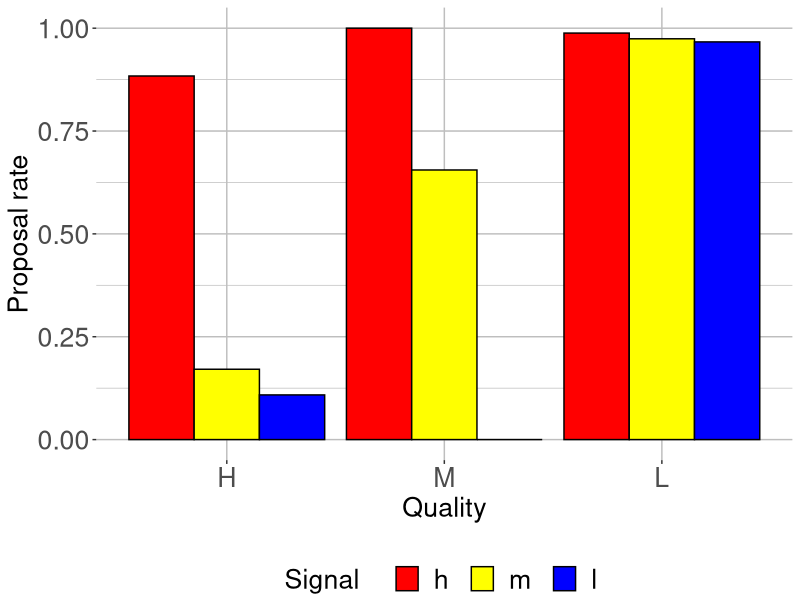
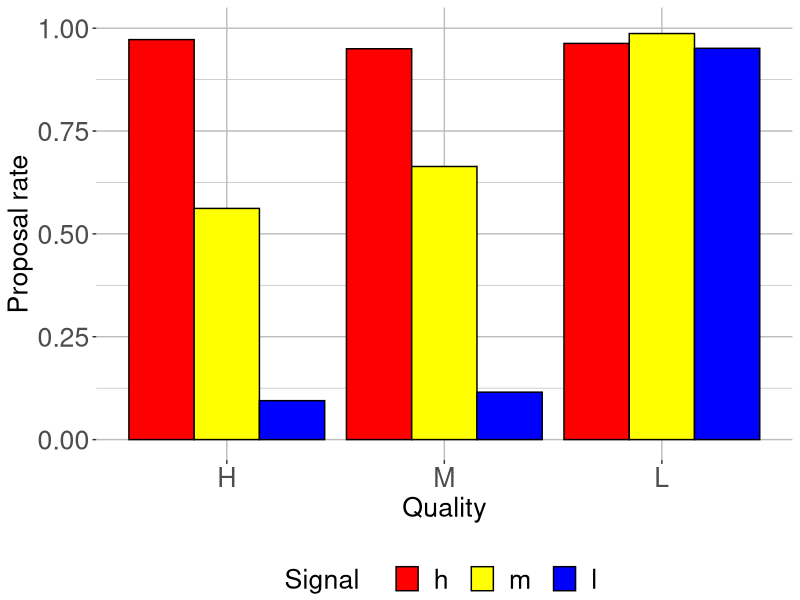
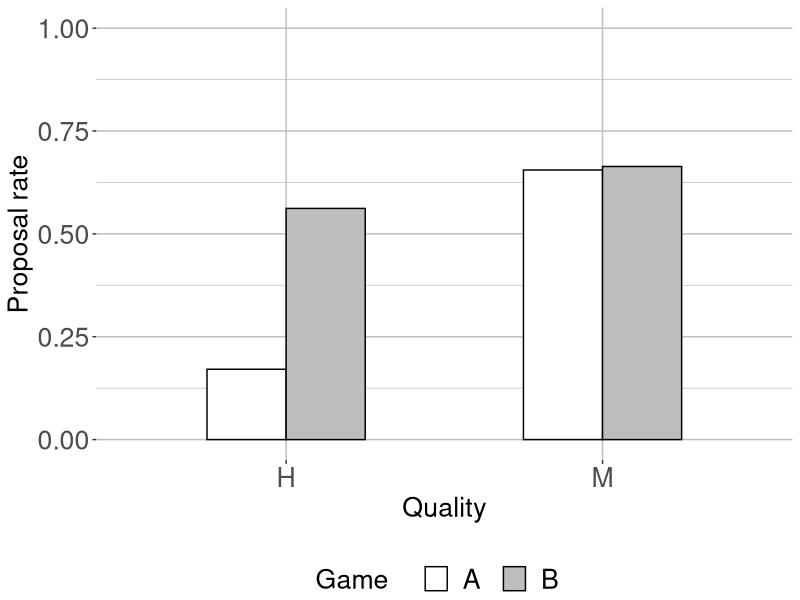

R code for these plots, in order:
##############################################
#### ANALYSIS OF MEANS FROM BASE SESSIONS ####
##############################################

####################################
#### PRELIMINARIES ####
####################################
library(here)
library(tidyverse)
library(forcats)
##############################################
##############################################

#########################################
#### CREATE GROUP AND MEANS DATASETs ####
#########################################
data_all_base <- read_csv(here("data","MaIn_data_base_game.csv"))
min_round <- 20
max_round <- 60
data_all_base <- mutate(data_all_base,round_ind = subsession.round_number>=min_round & subsession.round_number<=max_round)
data_all_base <- data_all_base %>%
  mutate(player.type=factor(player.type)) %>%
  mutate(player.type=fct_recode(player.type,
                                "H"="1",
                                "M"="2",
                                "L"="3"))
data_all_base <- data_all_base %>%
  mutate(player.signal=factor(player.signal)) %>%
  mutate(player.signal=fct_recode(player.signal,
                                "h"="1",
                                "m"="2",
                                "l"="3"))
data_all_base <- data_all_base %>%
  mutate(subsession.game_name=factor(subsession.game_name))

data_groups <- data_all_base %>%
  group_by(group.id_in_subsession,
           session.code,
           player.type,
           player.signal,
           subsession.game_name
           ) %>%
  summarise(mean_choice = mean(player.choice[round_ind]))

data_means <- data_groups %>%
  group_by(player.type,
           player.signal,
           subsession.game_name
  ) %>%
  summarise(mean = mean(mean_choice))
##############################################
##############################################

####################################
#### FIGURE: ALL BARS ####
####################################

scale <- 1.2
games <- c("A","B")
plot_names=c("bars_A.png","bars_B.png")
for(i in c(1,2)){
  game <- games[i]
  plot_name <- plot_names[i]
  plot_data <- filter(data_means,subsession.game_name==game )
  f <- ggplot(data=plot_data, aes(x=player.type, y=mean, fill=player.signal)) +
    geom_bar(stat="identity", position=position_dodge(), colour="black") +
    scale_fill_manual(name  ="Signal    ",
                      values=c( "h"="red", "m"="yellow","l"="blue"),
                      labels=c(" h  ", " m  ", " l ")) +
    ylab("Proposal rate") +
    xlab("Quality") +
    ylim(0,1) +
    theme(axis.title.y = element_text(size=16*scale)) +
    theme(axis.title.x = element_text(size=16*scale)) +
    theme(axis.text.x  = element_text(size=16*scale)) +
    theme(axis.text.y  = element_text(size=16*scale)) +
    theme(legend.text = element_text(size = 16*scale),
          legend.title = element_text(size=16*scale)) +
    theme(
      panel.background = element_rect(fill = "transparent") # bg of the panel
      , plot.background = element_rect(fill = "transparent", color = NA) # bg of the plot
      , panel.grid.major = element_line(colour = "grey") # get rid of major grid
      , panel.grid.minor = element_line(colour = "grey") # get rid of minor grid
      , legend.background = element_rect(fill = "transparent") # get rid of legend bg
      , legend.box.background = element_rect(fill = "transparent", color = NA) # get rid of legend panel bg
      , legend.key = element_rect(fill = "transparent", color = NA)
      , legend.position = "bottom"
      , legend.margin = margin(20,0.5,0.5,0.5)
    )
  ggsave(f, filename = plot_name,  bg = "transparent", path= here("output/figures"))
}
##############################################
##############################################

#####################################
#### FIGURE: ONLY Hm and Mm BARS ####
#####################################
scale <- 1.2
plot_data <- data_means %>% filter(player.type!="L" & player.signal=="m")
f <- ggplot(data=plot_data, aes(x=player.type, y=mean, fill=subsession.game_name)) +
  geom_bar(stat="identity", position=position_dodge(), colour="black", width = 0.5) +
  scale_fill_manual(name  ="Game    ",
                    values=c( "A"="white", "B"="grey"),
                    labels=c(" A  ", " B  ")) +
  ylab("Proposal rate") +
  xlab("Quality") +
  ylim(0,1) +
  theme(axis.title.y = element_text(size=16*scale)) +
  theme(axis.title.x = element_text(size=16*scale)) +
  theme(axis.text.x  = element_text(size=16*scale)) +
  theme(axis.text.y  = element_text(size=16*scale)) +
  theme(legend.text = element_text(size = 16*scale),
        legend.title = element_text(size=16*scale)) +
  theme(
    panel.background = element_rect(fill = "transparent") # bg of the panel
    , plot.background = element_rect(fill = "transparent", color = NA) # bg of the plot
    , panel.grid.major = element_line(colour = "grey") # get rid of major grid
    , panel.grid.minor = element_line(colour = "grey") # get rid of minor grid
    , legend.background = element_rect(fill = "transparent") # get rid of legend bg
    , legend.box.background = element_rect(fill = "transparent", color = NA) # get rid of legend panel bg
    , legend.key = element_rect(fill = "transparent", color = NA)
    , legend.position = "bottom"
    , legend.margin = margin(20,0.5,0.5,0.5)
  )
ggsave(f, filename = "bars_AvsB.png",  bg = "transparent", path = here("output/figures"))

##############################################
##############################################

##############################################################
#### TEST DIFFERENCE IN Mm PROPOSAL RATES BETWEEN A and B ####
##############################################################
test_data <- data_groups %>%
  filter(player.signal=="m" & player.type=="M"  & player.type!="L") 
  
diff = test_data$mean_choice[test_data$subsession.game_name=="B"]-test_data$mean_choice[test_data$subsession.game_name=="A"]
test=wilcox.test(diff, alternative = "two.sided")
p=test$p.value
pass=(p<=0.05)
##############################################
##############################################

#######################################################################
#### COMPUTE MEAN POINTS AND PARTNER TYPES FOR Mm REALIZED MATCHES ####
#######################################################################
data_all_base <- data_all_base %>%
  mutate(player.partner_type=factor(player.partner_type)) %>%
  mutate(player.partner_type=fct_recode(player.partner_type,
                                        "H"="1",
                                        "M"="2",
                                        "L"="3"))
data_all_base %>%
  filter(player.type=="M" & player.signal=="m" & player.match==1) %>%
  group_by(subsession.game_name) %>%
  summarise(mean_points=mean(player.points),
            share_H=mean(player.partner_type=="H"),
            share_M=mean(player.partner_type=="M"),
            share_L=mean(player.partner_type=="L")
  )
##############################################
##############################################
